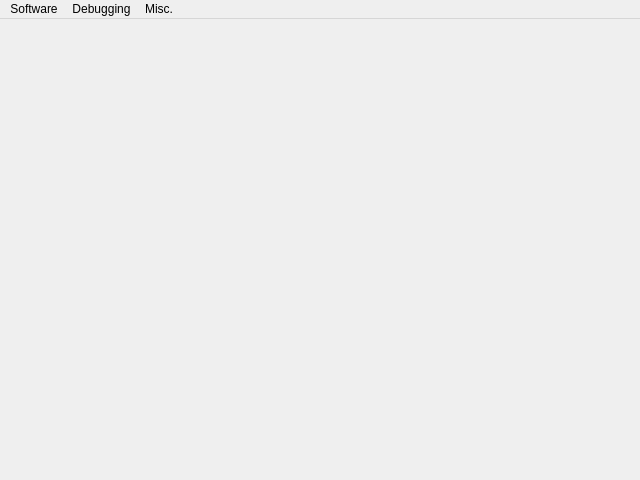
<?xml version="1.0" encoding="UTF-8"?>
<ui version="4.0">
 <class>MainWindow</class>
 <widget class="QMainWindow" name="MainWindow">
  <property name="geometry">
   <rect>
    <x>0</x>
    <y>0</y>
    <width>640</width>
    <height>480</height>
   </rect>
  </property>
  <property name="windowTitle">
   <string>ClownMDEmu</string>
  </property>
  <widget class="QWidget" name="centralwidget">
   <property name="minimumSize">
    <size>
     <width>640</width>
     <height>434</height>
    </size>
   </property>
   <layout class="QHBoxLayout" name="horizontalLayout"/>
  </widget>
  <widget class="QMenuBar" name="menubar">
   <property name="geometry">
    <rect>
     <x>0</x>
     <y>0</y>
     <width>640</width>
     <height>23</height>
    </rect>
   </property>
   <widget class="QMenu" name="menuSoftware">
    <property name="title">
     <string>Software</string>
    </property>
    <addaction name="actionLoad_Cartridge_Software"/>
    <addaction name="actionUnload_Cartridge_File"/>
   </widget>
   <widget class="QMenu" name="menuDebugging">
    <property name="title">
     <string>Debugging</string>
    </property>
    <addaction name="actionCPUs"/>
   </widget>
   <widget class="QMenu" name="menuMisc">
    <property name="title">
     <string>Misc.</string>
    </property>
    <addaction name="actionAbout"/>
   </widget>
   <addaction name="menuSoftware"/>
   <addaction name="menuDebugging"/>
   <addaction name="menuMisc"/>
  </widget>
  <action name="actionLoad_Cartridge_Software">
   <property name="text">
    <string>Load Cartridge File...</string>
   </property>
  </action>
  <action name="actionCPUs">
   <property name="enabled">
    <bool>false</bool>
   </property>
   <property name="text">
    <string>CPUs</string>
   </property>
  </action>
  <action name="actionAbout">
   <property name="text">
    <string>About</string>
   </property>
  </action>
  <action name="actionUnload_Cartridge_File">
   <property name="enabled">
    <bool>false</bool>
   </property>
   <property name="text">
    <string>Unload Cartridge File</string>
   </property>
  </action>
 </widget>
 <resources/>
 <connections/>
</ui>
